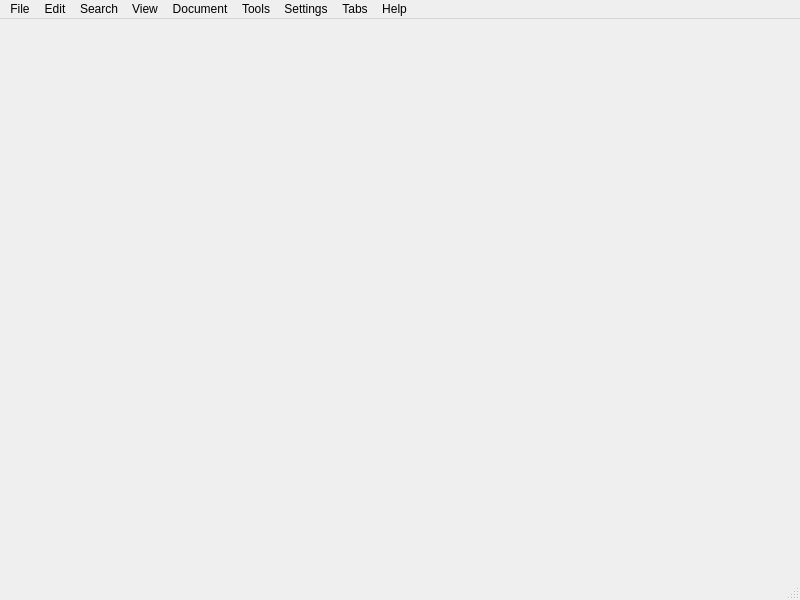
<?xml version="1.0" encoding="UTF-8"?>
<ui version="4.0">
 <class>MainWindow</class>
 <widget class="QMainWindow" name="MainWindow">
  <property name="geometry">
   <rect>
    <x>0</x>
    <y>0</y>
    <width>800</width>
    <height>600</height>
   </rect>
  </property>
  <property name="windowTitle">
   <string/>
  </property>
  <widget class="QWidget" name="centralwidget"/>
  <widget class="QMenuBar" name="menubar">
   <property name="geometry">
    <rect>
     <x>0</x>
     <y>0</y>
     <width>800</width>
     <height>24</height>
    </rect>
   </property>
   <widget class="QMenu" name="menuFile">
    <property name="title">
     <string>File</string>
    </property>
    <addaction name="actionNew"/>
    <addaction name="actionOpen"/>
    <addaction name="separator"/>
    <addaction name="actionClose"/>
    <addaction name="actionClose_All"/>
    <addaction name="separator"/>
    <addaction name="actionReload"/>
    <addaction name="separator"/>
    <addaction name="actionSave"/>
    <addaction name="actionSave_As"/>
    <addaction name="actionSave_All"/>
    <addaction name="separator"/>
    <addaction name="actionPrint"/>
    <addaction name="actionPrint_Preview"/>
    <addaction name="actionPrint_Pdf"/>
    <addaction name="separator"/>
    <addaction name="actionExit"/>
   </widget>
   <widget class="QMenu" name="menuEdit">
    <property name="title">
     <string>Edit</string>
    </property>
    <widget class="QMenu" name="menuSelect">
     <property name="title">
      <string>Select</string>
     </property>
     <addaction name="actionSelect_All"/>
     <addaction name="actionSelect_Block"/>
     <addaction name="actionSelect_Line"/>
     <addaction name="actionSelect_Word"/>
    </widget>
    <widget class="QMenu" name="menuChange_Case">
     <property name="title">
      <string>Change Case</string>
     </property>
     <addaction name="actionCase_Upper"/>
     <addaction name="actionCase_Lower"/>
     <addaction name="actionCase_Cap"/>
    </widget>
    <widget class="QMenu" name="menuAdvanced">
     <property name="title">
      <string>Advanced *</string>
     </property>
     <addaction name="actionIndent_Incr"/>
     <addaction name="actionIndent_Decr"/>
    </widget>
    <addaction name="actionUndo"/>
    <addaction name="actionRedo"/>
    <addaction name="separator"/>
    <addaction name="actionCut"/>
    <addaction name="actionCopy"/>
    <addaction name="actionPaste"/>
    <addaction name="separator"/>
    <addaction name="menuSelect"/>
    <addaction name="menuChange_Case"/>
    <addaction name="menuAdvanced"/>
    <addaction name="separator"/>
    <addaction name="actionInsert_Date"/>
    <addaction name="actionInsert_Time"/>
    <addaction name="actionInsert_Symbol"/>
    <addaction name="separator"/>
    <addaction name="actionColumn_Mode"/>
   </widget>
   <widget class="QMenu" name="menuSettings">
    <property name="title">
     <string>Settings</string>
    </property>
    <addaction name="actionColors"/>
    <addaction name="actionFonts"/>
    <addaction name="actionOptions"/>
   </widget>
   <widget class="QMenu" name="menuHelp">
    <property name="title">
     <string>Help</string>
    </property>
    <addaction name="actionDiamond_Help"/>
    <addaction name="actionAbout"/>
   </widget>
   <widget class="QMenu" name="menuSearch">
    <property name="title">
     <string>Search</string>
    </property>
    <addaction name="actionFind"/>
    <addaction name="actionReplace"/>
    <addaction name="separator"/>
    <addaction name="actionFind_Next"/>
    <addaction name="actionFind_Prev"/>
    <addaction name="separator"/>
    <addaction name="actionAdv_Find"/>
    <addaction name="separator"/>
    <addaction name="actionGo_Line"/>
    <addaction name="actionGo_Column"/>
    <addaction name="actionGo_Top"/>
    <addaction name="actionGo_Bottom"/>
   </widget>
   <widget class="QMenu" name="menuView">
    <property name="title">
     <string>View</string>
    </property>
    <addaction name="actionLine_Highlight"/>
    <addaction name="actionLine_Numbers"/>
    <addaction name="actionWord_Wrap"/>
    <addaction name="separator"/>
    <addaction name="actionShow_Spaces"/>
    <addaction name="actionShow_Tabs"/>
    <addaction name="actionShow_EOL"/>
    <addaction name="separator"/>
    <addaction name="actionDisplay_HTML"/>
   </widget>
   <widget class="QMenu" name="menuDocument">
    <property name="title">
     <string>Document</string>
    </property>
    <widget class="QMenu" name="menuFile_Format">
     <property name="title">
      <string>File Format *</string>
     </property>
     <addaction name="actionFormat_Dos"/>
     <addaction name="actionFormat_Unix"/>
     <addaction name="actionFormat_Mac"/>
    </widget>
    <widget class="QMenu" name="menuSyntax_Type">
     <property name="title">
      <string>Syntax Type</string>
     </property>
     <addaction name="separator"/>
     <addaction name="actionSyn_C"/>
     <addaction name="actionSyn_Clipper"/>
     <addaction name="actionSyn_Css"/>
     <addaction name="actionSyn_Doxygen"/>
     <addaction name="actionSyn_Html"/>
     <addaction name="actionSyn_Java"/>
     <addaction name="actionSyn_Javascript"/>
     <addaction name="actionSyn_Json"/>
     <addaction name="actionSyn_Makefile"/>
     <addaction name="actionSyn_Nsis"/>
     <addaction name="actionSyn_Text"/>
     <addaction name="actionSyn_Shell_S"/>
     <addaction name="actionSyn_Perl"/>
     <addaction name="actionSyn_PHP"/>
     <addaction name="actionSyn_Python"/>
     <addaction name="separator"/>
     <addaction name="actionSyn_None"/>
    </widget>
    <widget class="QMenu" name="menuTabs_Spaces">
     <property name="title">
      <string>Tabs / Spaces *</string>
     </property>
     <addaction name="actionFix_Tab_Spaces"/>
     <addaction name="actionFix_Spaces_Tab"/>
     <addaction name="actionFix_Spaces_EOL"/>
    </widget>
    <addaction name="menuSyntax_Type"/>
    <addaction name="menuFile_Format"/>
    <addaction name="separator"/>
    <addaction name="menuTabs_Spaces"/>
   </widget>
   <widget class="QMenu" name="menuWindow">
    <property name="title">
     <string>Tabs</string>
    </property>
    <addaction name="actionTab_New"/>
    <addaction name="actionTab_Close"/>
   </widget>
   <widget class="QMenu" name="menuTools">
    <property name="title">
     <string>Tools</string>
    </property>
    <widget class="QMenu" name="menuMacros">
     <property name="title">
      <string>Macros</string>
     </property>
     <addaction name="actionMacro_Start"/>
     <addaction name="actionMacro_Stop"/>
     <addaction name="actionMacro_Play"/>
     <addaction name="separator"/>
     <addaction name="actionMacro_Select"/>
     <addaction name="actionMacro_SelectPlay"/>
    </widget>
    <addaction name="menuMacros"/>
    <addaction name="actionSpell_Check"/>
   </widget>
   <addaction name="menuFile"/>
   <addaction name="menuEdit"/>
   <addaction name="menuSearch"/>
   <addaction name="menuView"/>
   <addaction name="menuDocument"/>
   <addaction name="menuTools"/>
   <addaction name="menuSettings"/>
   <addaction name="menuWindow"/>
   <addaction name="menuHelp"/>
  </widget>
  <widget class="QStatusBar" name="statusbar"/>
  <action name="actionNew">
   <property name="text">
    <string>New</string>
   </property>
   <property name="toolTip">
    <string>Create a new document</string>
   </property>
  </action>
  <action name="actionOpen">
   <property name="text">
    <string>Open...</string>
   </property>
   <property name="toolTip">
    <string>Open an existing document</string>
   </property>
  </action>
  <action name="actionSave">
   <property name="text">
    <string>Save </string>
   </property>
   <property name="toolTip">
    <string>Save current document</string>
   </property>
  </action>
  <action name="actionSave_As">
   <property name="text">
    <string>Save As...</string>
   </property>
   <property name="toolTip">
    <string>Save document with a new name</string>
   </property>
  </action>
  <action name="actionClose">
   <property name="text">
    <string>Close</string>
   </property>
   <property name="toolTip">
    <string>Close document</string>
   </property>
  </action>
  <action name="actionCut">
   <property name="text">
    <string>Cut</string>
   </property>
  </action>
  <action name="actionCopy">
   <property name="text">
    <string>Copy</string>
   </property>
   <property name="toolTip">
    <string>Copy</string>
   </property>
  </action>
  <action name="actionPaste">
   <property name="text">
    <string>Paste</string>
   </property>
  </action>
  <action name="actionColors">
   <property name="text">
    <string>Colors</string>
   </property>
   <property name="toolTip">
    <string>Set Colors</string>
   </property>
  </action>
  <action name="actionAbout">
   <property name="text">
    <string>About</string>
   </property>
   <property name="toolTip">
    <string>About Diamond Editor</string>
   </property>
  </action>
  <action name="actionDiamond_Help">
   <property name="text">
    <string>Diamond Help</string>
   </property>
  </action>
  <action name="actionTab_New">
   <property name="text">
    <string>New Tab</string>
   </property>
  </action>
  <action name="actionMacro_Start">
   <property name="text">
    <string>Begin Recording</string>
   </property>
   <property name="toolTip">
    <string>Begin Recording Macro</string>
   </property>
  </action>
  <action name="actionMacro_Stop">
   <property name="text">
    <string>End Recording</string>
   </property>
   <property name="toolTip">
    <string>End Recording Macro</string>
   </property>
  </action>
  <action name="actionMacro_Play">
   <property name="text">
    <string>Play Macro</string>
   </property>
  </action>
  <action name="actionFonts">
   <property name="text">
    <string>Fonts</string>
   </property>
  </action>
  <action name="actionFormat_Dos">
   <property name="text">
    <string>DOS Format (CR/LF)</string>
   </property>
  </action>
  <action name="actionFormat_Unix">
   <property name="text">
    <string>Unix Format (LF Only)</string>
   </property>
  </action>
  <action name="actionFormat_Mac">
   <property name="text">
    <string>Mac Format (CR Only)</string>
   </property>
  </action>
  <action name="actionSyn_C">
   <property name="text">
    <string>C / C++</string>
   </property>
  </action>
  <action name="actionSyn_Perl">
   <property name="text">
    <string>Perl</string>
   </property>
  </action>
  <action name="actionSyn_Css">
   <property name="text">
    <string>CSS</string>
   </property>
  </action>
  <action name="actionSyn_Text">
   <property name="text">
    <string>Plain Text</string>
   </property>
  </action>
  <action name="actionSyn_Default">
   <property name="text">
    <string>Default</string>
   </property>
  </action>
  <action name="actionSyn_Html">
   <property name="text">
    <string>HTML</string>
   </property>
  </action>
  <action name="actionSyn_Doxygen">
   <property name="text">
    <string>Doxygen</string>
   </property>
  </action>
  <action name="actionSyn_Java">
   <property name="text">
    <string>Java </string>
   </property>
  </action>
  <action name="actionSyn_Makefile">
   <property name="text">
    <string>Makefile</string>
   </property>
  </action>
  <action name="actionSyn_Shell_S">
   <property name="text">
    <string>Shell Script</string>
   </property>
  </action>
  <action name="actionSyn_Javascript">
   <property name="text">
    <string>Javascript</string>
   </property>
  </action>
  <action name="actionClose_All">
   <property name="text">
    <string>Close All</string>
   </property>
   <property name="toolTip">
    <string>Close all open documents</string>
   </property>
  </action>
  <action name="actionReload">
   <property name="text">
    <string>Reload</string>
   </property>
   <property name="toolTip">
    <string>Reload current document</string>
   </property>
   <property name="shortcutContext">
    <enum>Qt::WindowShortcut</enum>
   </property>
  </action>
  <action name="actionSave_All">
   <property name="text">
    <string>Save All</string>
   </property>
   <property name="toolTip">
    <string>Save all open documents</string>
   </property>
  </action>
  <action name="actionPrint">
   <property name="text">
    <string>Print</string>
   </property>
  </action>
  <action name="actionPrint_Preview">
   <property name="text">
    <string>Print Preview</string>
   </property>
  </action>
  <action name="actionPrint_Pdf">
   <property name="text">
    <string>Print Pdf</string>
   </property>
  </action>
  <action name="actionExit">
   <property name="text">
    <string>Exit</string>
   </property>
   <property name="toolTip">
    <string>Exit Diamond Editor</string>
   </property>
  </action>
  <action name="actionUndo">
   <property name="text">
    <string>Undo</string>
   </property>
  </action>
  <action name="actionRedo">
   <property name="text">
    <string>Redo</string>
   </property>
  </action>
  <action name="actionInsert_Date">
   <property name="text">
    <string>Insert Date</string>
   </property>
  </action>
  <action name="actionColumn_Mode">
   <property name="text">
    <string>Column Mode</string>
   </property>
  </action>
  <action name="actionFind">
   <property name="text">
    <string>Find...</string>
   </property>
  </action>
  <action name="actionReplace">
   <property name="text">
    <string>Replace...</string>
   </property>
  </action>
  <action name="actionFind_Next">
   <property name="text">
    <string>Find Next</string>
   </property>
  </action>
  <action name="actionFind_Prev">
   <property name="text">
    <string>Find Previous</string>
   </property>
  </action>
  <action name="actionAdv_Find">
   <property name="text">
    <string>Advanced Find... *</string>
   </property>
  </action>
  <action name="actionGo_Line">
   <property name="text">
    <string>Go to Line</string>
   </property>
  </action>
  <action name="actionGo_Column">
   <property name="text">
    <string>Go to Column</string>
   </property>
  </action>
  <action name="actionLine_Numbers">
   <property name="checkable">
    <bool>false</bool>
   </property>
   <property name="text">
    <string>Line Numbers</string>
   </property>
   <property name="toolTip">
    <string>Show Line Numbers</string>
   </property>
  </action>
  <action name="actionOptions">
   <property name="text">
    <string>Options</string>
   </property>
   <property name="toolTip">
    <string>Configure Options</string>
   </property>
  </action>
  <action name="actionSpell_Check">
   <property name="text">
    <string>Spell Check</string>
   </property>
  </action>
  <action name="actionShow_Tabs">
   <property name="text">
    <string>Show Tabs *</string>
   </property>
  </action>
  <action name="actionShow_EOL">
   <property name="text">
    <string>Show EOL *</string>
   </property>
  </action>
  <action name="actionShow_Spaces">
   <property name="text">
    <string>Show Spaces *</string>
   </property>
  </action>
  <action name="actionShow_Spaces_EOL">
   <property name="text">
    <string>Show Spaces EOL *</string>
   </property>
   <property name="toolTip">
    <string>Show Spaces at end of line</string>
   </property>
  </action>
  <action name="actionFix_Tab_Spaces">
   <property name="text">
    <string>Convert Tabs to Spaces</string>
   </property>
  </action>
  <action name="actionFix_Spaces_Tab">
   <property name="text">
    <string>Convert Spaces to Tabs</string>
   </property>
  </action>
  <action name="actionFix_Spaces_EOL">
   <property name="text">
    <string>Remove Trailing Spaces</string>
   </property>
   <property name="toolTip">
    <string>Remove Trailing Spaces at end of line</string>
   </property>
  </action>
  <action name="actionTab_Close">
   <property name="text">
    <string>Close Tab</string>
   </property>
  </action>
  <action name="actionSelect_Macro">
   <property name="text">
    <string>Select Macro</string>
   </property>
  </action>
  <action name="actionLine_Highlight">
   <property name="text">
    <string>Line Highlight</string>
   </property>
   <property name="toolTip">
    <string>Highlight current line</string>
   </property>
  </action>
  <action name="actionGo_Top">
   <property name="text">
    <string>Go Top</string>
   </property>
   <property name="toolTip">
    <string>Go to the top of the file</string>
   </property>
  </action>
  <action name="actionSelect_All">
   <property name="text">
    <string>All</string>
   </property>
  </action>
  <action name="actionSelect_Line">
   <property name="text">
    <string>Line</string>
   </property>
  </action>
  <action name="actionCase_Upper">
   <property name="text">
    <string>Upper Case</string>
   </property>
  </action>
  <action name="actionCase_Lower">
   <property name="text">
    <string>Lower Case</string>
   </property>
  </action>
  <action name="actionCase_Cap">
   <property name="text">
    <string>Capitalize</string>
   </property>
  </action>
  <action name="actionInsert_Symbol">
   <property name="text">
    <string>Insert Symbol</string>
   </property>
  </action>
  <action name="actionIndent_Incr">
   <property name="text">
    <string>Increase Indent</string>
   </property>
  </action>
  <action name="actionIndent_Decr">
   <property name="text">
    <string>Decrease Indent</string>
   </property>
  </action>
  <action name="actionSelect_Block">
   <property name="text">
    <string>Block</string>
   </property>
  </action>
  <action name="actionSelect_Word">
   <property name="text">
    <string>Word</string>
   </property>
  </action>
  <action name="actionSyn_Clipper">
   <property name="text">
    <string>Clipper</string>
   </property>
  </action>
  <action name="actionInsert_Time">
   <property name="text">
    <string>Insert Time</string>
   </property>
  </action>
  <action name="actionSyn_Json">
   <property name="text">
    <string>Json</string>
   </property>
  </action>
  <action name="actionSyn_Python">
   <property name="text">
    <string>Python</string>
   </property>
  </action>
  <action name="actionSyn_PHP">
   <property name="text">
    <string>PHP</string>
   </property>
  </action>
  <action name="actionJoin_Lines">
   <property name="text">
    <string>Join Lines</string>
   </property>
  </action>
  <action name="actionSplit_Lines">
   <property name="text">
    <string>Split Lines</string>
   </property>
  </action>
  <action name="actionSyn_None">
   <property name="text">
    <string>None</string>
   </property>
  </action>
  <action name="actionMacro_Select">
   <property name="text">
    <string>Select Saved Macro...</string>
   </property>
  </action>
  <action name="actionMacro_SelectPlay">
   <property name="text">
    <string>Play Saved Macro</string>
   </property>
  </action>
  <action name="actionGo_Bottom">
   <property name="text">
    <string>Go Bottom</string>
   </property>
  </action>
  <action name="actionWord_Wrap">
   <property name="text">
    <string>Word Wrap</string>
   </property>
  </action>
  <action name="actionDisplay_HTML">
   <property name="text">
    <string>Display as HTML</string>
   </property>
  </action>
  <action name="actionSyn_Nsis">
   <property name="text">
    <string>Nsis</string>
   </property>
  </action>
 </widget>
 <resources/>
 <connections/>
</ui>
